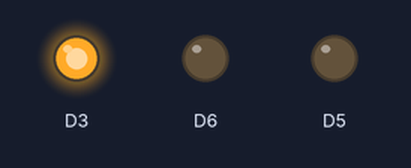
A sketch run on a simulated ESP8266 (NodeMCU). On the bench: output pins drawn as LEDs (lit = HIGH).

Above: at 0.02 s.
At 0.52 s:
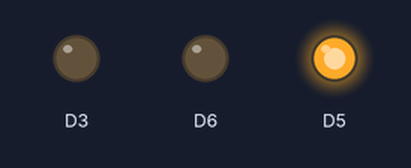
At 1.45 s:
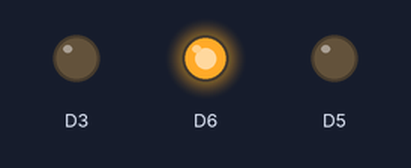
At 2.75 s:
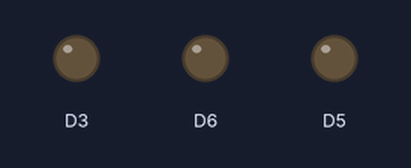
Timing chart, 0 to 3.0 s (numbered marks = the images above):
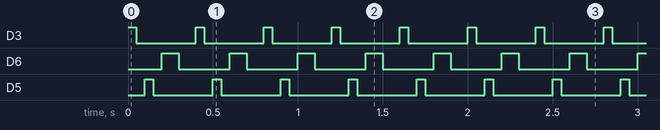

Measured:
- by itself, D3, D5: alternates HIGH for 0.05 s and LOW for 0.35 s
- by itself, D6: alternates HIGH for 0.10 s and LOW for 0.30 s

The sketch:

sketch_feb11a.ino
```cpp
void setup() {
  // put your setup code here, to run once:
  pinMode (D3, OUTPUT);
  pinMode (D6, OUTPUT);
  pinMode (D5, OUTPUT);
}

void loop() {
  // put your main code here, to run repeatedly:
digitalWrite(D3, HIGH);

delay(50);

digitalWrite(D3, LOW);

delay(50);

digitalWrite(D5, HIGH);

delay(50);

digitalWrite(D5, LOW);

delay(50);

digitalWrite(D6, HIGH);

delay(100);

digitalWrite(D6, LOW);

delay(100);
}
```
